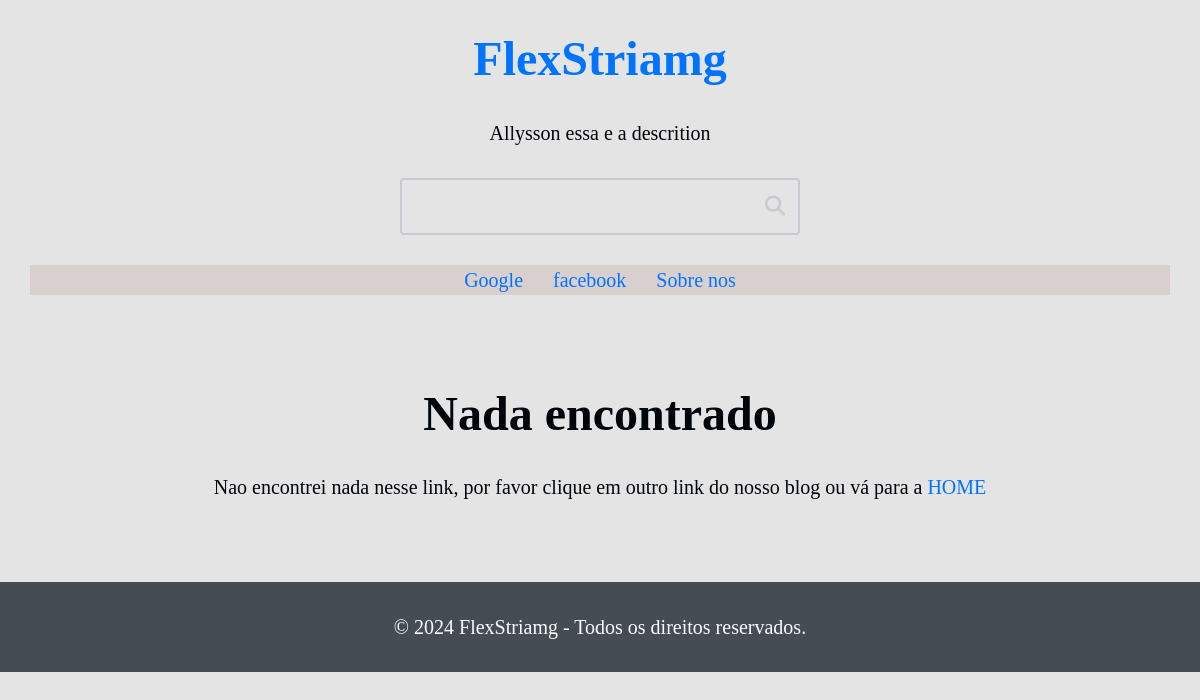
/created_by/2/, run on the app's committed database.
### site_setup/models.py (models this page shows, shortened)
class SiteSetup(models.Model):
    class Meta:
        verbose_name = 'Setup'
        verbose_name_plural = 'Setup'
    title = models.CharField(max_length=65)
    description = models.CharField(max_length=255)
    show_header = models.BooleanField(default=True)
    show_search = models.BooleanField(default=True)
    show_menu = models.BooleanField(default=True)
    show_description = models.BooleanField(default=True)
    show_pagination = models.BooleanField(default=True)
    show_footer = models.BooleanField(default=True)
    favicon = models.ImageField(
        upload_to='assets/favicon/%Y/%m/',
        blank=True, default='',
        validators=[validate_png],
    )

class MenuLink(models.Model):
    class Meta:
        verbose_name = 'Menu Link'
        verbose_name_plural = 'Menu Links'
    text = models.CharField(max_length=50)
    url_or_path = models.CharField(max_length=2048)
    new_tab = models.BooleanField(default=False)
    site_setup = models.ForeignKey(
        'SiteSetup', on_delete=models.CASCADE,
        blank=True, null=True, default= None, related_name='menu'
    )

### blog/views.py (the view)
# urls.py: path('created_by/<int:author_pk>/', views.CreatedByListView.as_view(), name='created_by' ),
class CreatedByListView(PostListView):
    def __init__(self, **kwargs: Any) -> None:
        super().__init__(**kwargs)
        self._temp_context: dict[str, Any] = {}
    def get_context_data(self, **kwargs):
        ctx = super().get_context_data(**kwargs)
        user = self._temp_context['user']
        user_full_name = user.username
        if user.first_name:
            user_full_name = f'{user.first_name} {user.last_name}'
        page_title = 'Posts de ' + user_full_name + ' - '
        ctx.update({
            'page_title': page_title,
        })
        return ctx
    def get_queryset(self) -> QuerySet[Any]:
        qs = super().get_queryset()
        qs = qs.filter(created_by__pk=self._temp_context['user'].pk)
        return qs
    def get(self, request, *args, **kwargs):
        author_pk = self.kwargs.get('author_pk')
        user = User.objects.filter(pk=author_pk).first()
        if user is None:
            raise Http404()
        self._temp_context.update({
            'author_pk': author_pk,
            'user': user,
        })
        return super().get(request, *args, **kwargs)

### blog/views.py (called while the page is built)
    def get_context_data(self, **kwargs):
        contexto = super().get_context_data(**kwargs)
        contexto.update({
            'page_title' : 'Home - '
        })
        return contexto

### site_setup/context_processors.py (called while the page is built)
def context_processor_example(request):
    return {
        'example': 'Veio do context processor (example)'
    }

def site_setup(request):
    setup = SiteSetup.objects.order_by('-id').first()
    return{
        'site_setup' : setup
    }

### blog/templates/blog/pages/index.html
{% extends "blog/base.html" %}
{% block content %}
<main class="main-content section-wrapper">
    <div class="section-content-wide">
      <div class="section-gap">
        {% if posts %}
        <div class="card-grid">
            {% for post in posts %}
              {% include 'blog/partials/_post-card.html' with i=forloop.counter0 %}
            {% endfor %}
        </div>
        {% else %}
        <div class="not-found center">
          <h1>Nada encontrado</h1>
          <p>Nao encontrei nada nesse link, por favor clique em outro link do nosso blog ou vá para a <a href="{% url 'blog:index' %}">HOME</a></p>
        </div>
        {% endif %}
      </div>
    </div>
  </main>
{% endblock content %}

### blog/templates/blog/partials/_header.html (shortened to what this page needs)
<header class="header section-wrapper">
    <div class="section-content-wide">
      <div class="section-gap">
        <h1 class="blog-title center pb-base">
          <a class="blog-link" href="/"> {{site_setup.title}} </a>
        </h1>
        {% if site_setup.show_description %}
          <p class="blog-description pb-base center">
            {{site_setup.description}}
          </p>
        {% endif %}
        {% if site_setup.show_search %}
          <div class="search pb-base center">
            <form class="search-form" action=" {% url "blog:search" %} " method="get">
              <div class="search-content">
                <input
                  class="search-input"
                  type="search"
                  name="search"
                  id="search-input"
                  placeholder="Search"
                  value=" {{ search_value }} "
                  required
                >
                <button class="search-btn" type="submit" aria-labelledby="search-label">
                  <i class="fa fa-search"></i>
                </button>
              </div>
            </form>
          </div>
        {% endif %}
        {% if site_setup.show_menu %}
          <nav class="menu">
            <ul class="menu-items">
              {% for link in  site_setup.menu.all  %}
                <li class="menu-item">
                  {% if link.new_tab %}
                  <a target="_blank" class="menu-link" href="{{ link.url_or_path }}"> {{ link.text }}</a>
                  {% else %}
                  <a class="menu-link" href="{{ link.url_or_path }}"> {{ link.text }}</a>
                  {% endif %}
                </li>
              {% endfor %}
            </ul>
          </nav>
        {% endif %}
      </div>
    </div>
  </header>

### blog/templates/blog/partials/_footer.html
<footer class="footer section-wrapper mt-base">
    <div class="section-content-wide">
      <div class="section-gap">
        <div class="center">
           © {% now "Y" %} {{site_setup.title}} - Todos os direitos reservados.
        </div>
      </div>
    </div>
  </footer>

### base_static/global/css/remedy.css (style rules this page uses)
html { line-sizing: normal; }
body { margin: 0; }
h1 { font-size: 2rem; }
h1 { margin: 0.67em 0; }
article, aside, details, figcaption, figure, footer, header, hgroup, main, nav, section { display: block; }

### data on the page
SiteSetup: title "FlexStriamg", description "Allysson essa e a descrition"
MenuLink: text "Google"
MenuLink: text "facebook"
MenuLink: text "Sobre nos"
